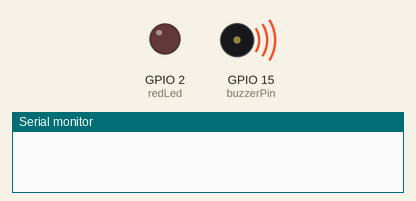
A sketch run on a simulated ESP32. Parts: output pins drawn as LEDs (lit = HIGH), buzzer (waves = sounding, pin HIGH), the last lines printed to the serial monitor. WiFi joins after 1.5 s; servers stay silent unless stated.

Above: at 0.1 s.
At 2.8 s:
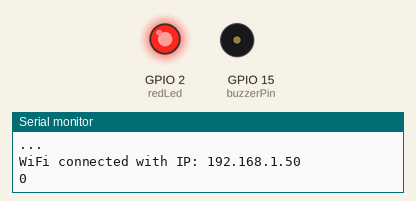
Timing chart, 0 to 4.3 s (numbered marks = the images above):
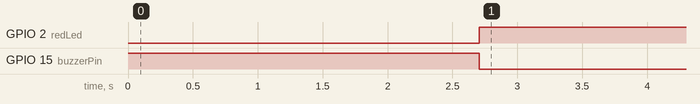

Measured:
- by itself, GPIO 2 (redLed): LOW → HIGH at 2.7 s
- by itself, GPIO 15 (buzzerPin): HIGH → LOW at 2.7 s

The sketch:

esp32_wifi_test.ino
```cpp
/*
 * Bench test for the ESP32's WiFi link and socket connection.
 *
 * Connects to the hotspot, opens a socket to the host, and blinks the LED and
 * buzzer according to the counter value it receives. Pair it with
 * tools/socket_link_test.py on the host side to confirm the link works before
 * flashing the full firmware.
 */

#include <WiFi.h>

// WiFi credentials. Fill these in -- ssid and password for the hotspot, host
// for the IP of the machine running the Python side.
const char* ssid = "";
const char* password =  "";
const uint16_t port = 8002;
const char * host = "";

// External peripherals
int buzzerPin = 15;
int redLed = 2;


char incomingPacket[80];
WiFiClient client;

String msg = "0";
int counter = 0;


void setup(){

  Serial.begin(115200);                          //Serial to print data on Serial Monitor

  // Output Pins
  pinMode(buzzerPin, OUTPUT);
  pinMode(redLed, OUTPUT);
  // Initially off
  digitalWrite(buzzerPin, HIGH);                // Negative logic Buzzer
  digitalWrite(redLed, LOW);

  //Connecting to wifi
  WiFi.begin(ssid, password);

  while (WiFi.status() != WL_CONNECTED) {
    delay(500);
    Serial.println("...");
  }

  Serial.print("WiFi connected with IP: ");
  Serial.println(WiFi.localIP());
}


void loop() {

  if (!client.connect(host, port)) {
    Serial.println("Connection to host failed");
    digitalWrite(buzzerPin, HIGH);
    digitalWrite(redLed, LOW);
    delay(200);
    return;
  }

  while(1){
      msg = client.readStringUntil('\n');         //Read the message through the socket until new line char(\n)
      client.print("Hello from ESP32!");          //Send an acknowledgement to host(laptop)
      counter = msg.toInt();
      Serial.println(counter);                    //Print data on Serial monitor
      if(counter%2==0){
        digitalWrite(buzzerPin, LOW);           //If counter value is even turn on Buzzer & LEDs
        digitalWrite(redLed, HIGH);
      }
      else{
        digitalWrite(buzzerPin, HIGH);           //Else keep them off
        digitalWrite(redLed, LOW);
      }

    }
}
```
